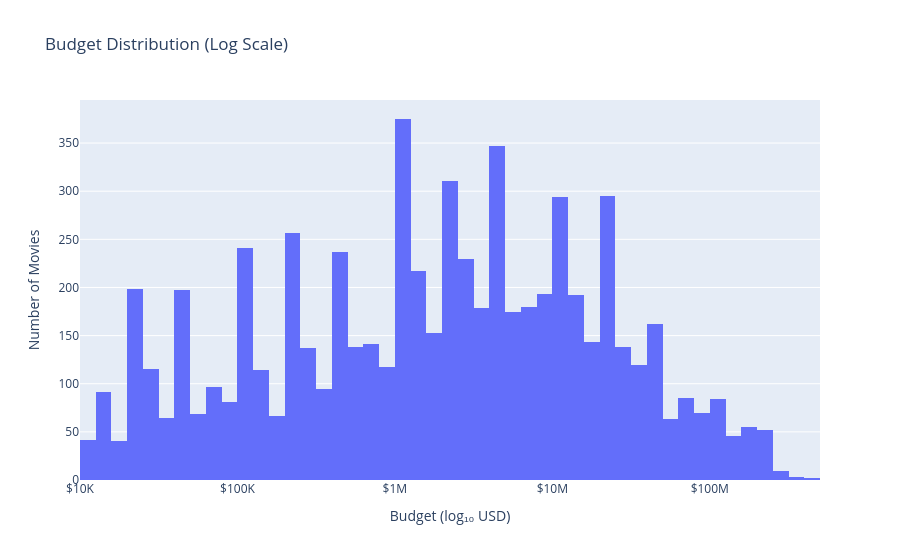

Notebook source saved alongside this figure:
### Code cell
import plotly.express as px
import pandas as pd
import numpy as np

# make it into a bell curve distribution like
df['log_budget'] = np.log10(df['budget'])

fig = px.histogram(df, x="log_budget", nbins=50, title="Budget Distribution (Log Scale)",
                   labels={"log_budget": "Budget (log₁₀ USD)"})
fig.update_layout(
    yaxis_title="Number of Movies",
    xaxis=dict(
        tickvals=[4, 5, 6, 7, 8, 9],
        ticktext=["$10K", "$100K", "$1M", "$10M", "$100M", "$1B"]
    )
)
fig.show()

### Figure 1 — Plotly figure (JSON) as saved in the notebook; plotly's stock layout.template omitted (floating-point values rounded to 4 significant figures; data arrays with more than 128 entries replaced by an {"elided": "..."} marker saying what was removed)
{"data": [{"bingroup": "x", "hovertemplate": "Budget (log₁₀ USD)=%{x}<br>count=%{y}<extra></extra>", "legendgroup": "", "marker": {"color": "#636efa", "pattern": {"shape": ""}}, "name": "", "nbinsx": 50, "orientation": "v", "showlegend": false, "type": "histogram", "x": {"elided": "6709 float values"}, "xaxis": "x", "yaxis": "y"}], "layout": {"barmode": "relative", "legend": {"tracegroupgap": 0}, "title": {"text": "Budget Distribution (Log Scale)"}, "xaxis": {"anchor": "y", "domain": [0, 1], "ticktext": ["$10K", "$100K", "$1M", "$10M", "$100M", "$1B"], "tickvals": [4, 5, 6, 7, 8, 9], "title": {"text": "Budget (log₁₀ USD)"}}, "yaxis": {"anchor": "x", "domain": [0, 1], "title": {"text": "Number of Movies"}}}}
